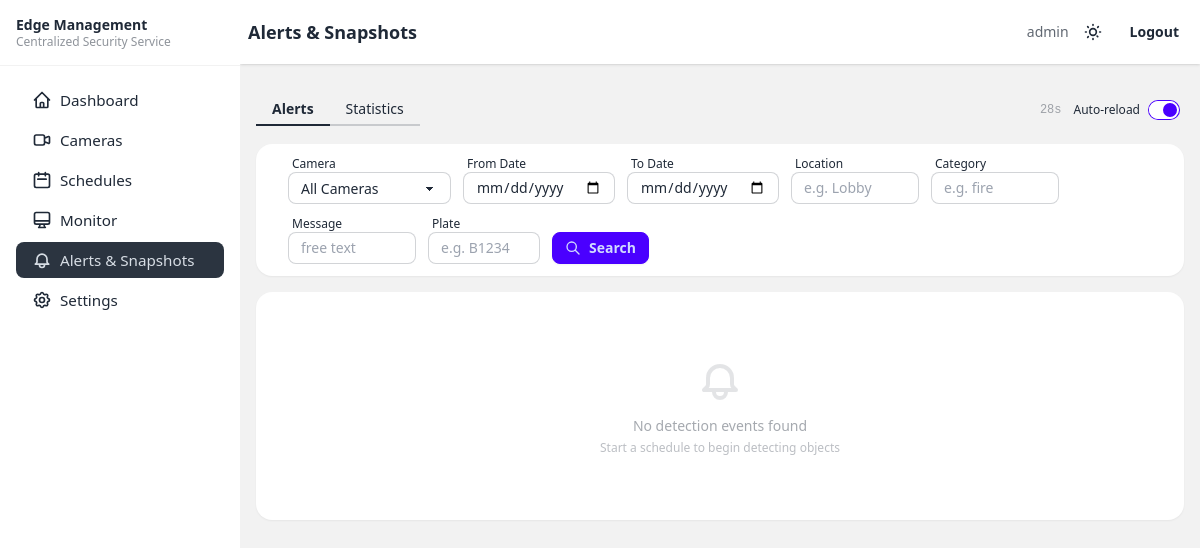
The page /alerts/ (signed in) on the database its author committed.
### app/models.py (models this page shows)
class User(AbstractUser):
    ROLES = [('admin', 'Admin'), ('operator', 'Operator'), ('viewer', 'Viewer')]
    role = models.CharField(max_length=20, choices=ROLES, default='viewer')

class SiteConfig(models.Model):
    company_name = models.CharField(max_length=200, default='My Company')
    app_name     = models.CharField(max_length=200, default='SOCA Dashboard')
    company_logo = models.FileField(upload_to='logos/', blank=True)
    logo_height  = models.PositiveIntegerField(default=40, help_text='Logo height in pixels')
    class Meta:
        verbose_name = 'Site Config'
    @classmethod
    def get(cls):
        obj, _ = cls.objects.get_or_create(pk=1)
        return obj

### app/views.py (the view, shortened to what this page needs)
# urls.py: path("alerts/", views.alerts, name="alerts"),
@login_required
def alerts(request):
    db_path = settings.ENGINE_DB_PATH
    camera_filter   = request.GET.get("camera", "")
    date_from       = request.GET.get("date_from", "")
    date_to         = request.GET.get("date_to", "")
    location_filter = request.GET.get("location", "")
    category_filter = request.GET.get("category", "")
    message_filter  = request.GET.get("message", "")
    plate_filter    = request.GET.get("plate", "")
    page = int(request.GET.get("page", 1))
    per_page = 20
    offset = (page - 1) * per_page
    events = []
    total = 0
    cameras_list = Camera.objects.values_list("name", flat=True)
    total_pages = max(1, (total + per_page - 1) // per_page)
    return render(request, "alerts/list.html", {
        "events": events,
        "cameras_list": cameras_list,
        "camera_filter": camera_filter,
        "date_from": date_from,
        "date_to": date_to,
        "location_filter": location_filter,
        "category_filter": category_filter,
        "message_filter": message_filter,
        "plate_filter": plate_filter,
        "page": page,
        "total_pages": total_pages,
        "total": total,
    })

### app/context_processors.py (called while the page is built)
def site_config(request):
    return {'site_config': SiteConfig.get()}

### templates/alerts/list.html (shortened to what this page needs)
{% extends "base.html" %}
{% block page_title %}Alerts &amp; Snapshots{% endblock %}
{% block content %}
<div class="space-y-4">
  <div class="flex items-center justify-between">
    <div class="tabs tabs-bordered">
      <a href="{% url 'alerts' %}?camera={{ camera_filter }}&date_from={{ date_from }}&date_to={{ date_to }}&location={{ location_filter }}&category={{ category_filter }}&message={{ message_filter }}&plate={{ plate_filter }}"
         class="tab tab-active font-semibold">Alerts</a>
      <a href="{% url 'alerts_stats' %}?camera={{ camera_filter }}&date_from={{ date_from }}&date_to={{ date_to }}&location={{ location_filter }}&category={{ category_filter }}&message={{ message_filter }}&plate={{ plate_filter }}"
         class="tab">Statistics</a>
    </div>
    <div class="flex items-center gap-2">
      <span id="reload-countdown" class="text-xs text-base-content/40 font-mono hidden"></span>
      <label class="label cursor-pointer gap-2">
        <span class="label-text text-xs">Auto-reload</span>
        <input type="checkbox" id="auto-reload-toggle" class="toggle toggle-sm toggle-primary" checked />
      </label>
    </div>
  </div>
  <div class="card bg-base-100 shadow-sm">
    <div class="card-body py-3">
      <form method="get" action="">
        <div class="flex flex-wrap gap-3 items-end">
          <div class="form-control">
            <label class="label py-0"><span class="label-text text-xs">Camera</span></label>
            <select name="camera" class="select select-bordered select-sm">
              <option value="">All Cameras</option>
            </select>
          </div>
          <div class="form-control">
            <label class="label py-0"><span class="label-text text-xs">From Date</span></label>
            <input type="date" name="date_from" value="{{ date_from }}" class="input input-bordered input-sm" />
          </div>
          <div class="form-control">
            <label class="label py-0"><span class="label-text text-xs">To Date</span></label>
            <input type="date" name="date_to" value="{{ date_to }}" class="input input-bordered input-sm" />
          </div>
          <div class="form-control">
            <label class="label py-0"><span class="label-text text-xs">Location</span></label>
            <input type="text" name="location" value="{{ location_filter }}" placeholder="e.g. Lobby" class="input input-bordered input-sm w-32" />
          </div>
          <div class="form-control">
            <label class="label py-0"><span class="label-text text-xs">Category</span></label>
            <input type="text" name="category" value="{{ category_filter }}" placeholder="e.g. fire" class="input input-bordered input-sm w-32" />
          </div>
          <div class="form-control">
            <label class="label py-0"><span class="label-text text-xs">Message</span></label>
            <input type="text" name="message" value="{{ message_filter }}" placeholder="free text" class="input input-bordered input-sm w-32" />
          </div>
          <div class="form-control">
            <label class="label py-0"><span class="label-text text-xs">Plate</span></label>
            <input type="text" name="plate" value="{{ plate_filter }}" placeholder="e.g. B1234" class="input input-bordered input-sm w-28" />
          </div>
          <button type="submit" class="btn btn-primary btn-sm">
            <svg xmlns="http://www.w3.org/2000/svg" class="h-4 w-4" fill="none" viewBox="0 0 24 24" stroke="currentColor">
              <path stroke-linecap="round" stroke-linejoin="round" stroke-width="2" d="M21 21l-6-6m2-5a7 7 0 11-14 0 7 7 0 0114 0z" />
            </svg>
            Search
          </button>
        </div>
      </form>
    </div>
  </div>
  <div class="card bg-base-100 shadow-sm">
    <div class="card-body p-0">
      {% if events %}
      <div class="overflow-x-auto">
        <table class="table">
          <thead class="bg-base-200/60">
            <tr>
              <th class="whitespace-nowrap text-xs font-semibold text-base-content/60">Timestamp (GMT+7)</th>
              <th class="text-xs font-semibold text-base-content/60">Camera</th>
              <th class="text-xs font-semibold text-base-content/60">Category</th>
              <th class="text-xs font-semibold text-base-content/60">Message</th>
              <th class="text-center text-xs font-semibold text-base-content/60">Det.</th>
              <th class="text-center text-xs font-semibold text-base-content/60">In ROI</th>
              <th class="text-xs font-semibold text-base-content/60">Violations</th>
              <th class="text-center text-xs font-semibold text-base-content/60">Count</th>
              <th class="text-xs font-semibold text-base-content/60">Plates</th>
              <th class="text-xs font-semibold text-base-content/60">Snapshot</th>
            </tr>
          </thead>
          <tbody>
            {% for ev in events %}
            <tr class="hover border-b border-base-200">
              <td class="font-mono text-xs whitespace-nowrap text-base-content/70">{{ ev.timestamp }}</td>
              <td class="text-sm font-medium">{{ ev.camera_name }}</td>
              <td>
                {% if ev.alert_category %}
                {% with cat=ev.alert_category|lower %}
                <span class="badge badge-sm
                  {% if 'fire' in cat or 'smoke' in cat %}badge-error
                  {% elif 'intrusion' in cat or 'trespass' in cat %}badge-warning
                  {% elif 'crowd' in cat %}badge-accent
                  {% elif 'lpr' in cat or 'plate' in cat %}badge-secondary
                  {% else %}badge-info{% endif %}">{{ ev.alert_category }}</span>
                {% endwith %}
                {% else %}
                <span class="text-base-content/30 text-xs">—</span>
                {% endif %}
              </td>
              <td class="text-sm max-w-xs text-base-content/70">
                {{ ev.snapshot_message|default:"—" }}
              </td>
              <td class="text-center text-sm font-mono">{{ ev.detection_count }}</td>
              <td class="text-center">
                <span class="badge badge-sm {% if ev.in_roi_count > 0 %}badge-warning{% else %}badge-ghost{% endif %}">{{ ev.in_roi_count }}</span>
              </td>
              <td class="text-xs">
                {% if ev.cls_name_summary %}
                  {% for cls_name, cnt in ev.cls_name_summary.items %}
                  <span class="inline-block font-mono text-warning mr-1">{{ cnt }} {{ cls_name }}</span>
                  {% endfor %}
                {% else %}
                  <span class="text-base-content/30">—</span>
                {% endif %}
              </td>
              <td class="text-center">
                {% if ev.crowd_count > 0 %}
                  <span class="badge badge-error badge-sm" title="Crowd: {{ ev.crowd_count }} in ROI">&#x25CF; {{ ev.crowd_count }}</span>
                {% else %}{% with crossings=ev.crossing_counts %}
                  {% if crossings %}
                    {% for rule_name, cnt in crossings.items %}
                    <div class="text-xs whitespace-nowrap">
                      <span class="text-base-content/40">&#x2194;</span>
                      <span class="text-success font-mono font-semibold">{{ cnt.in }}</span>
                      <span class="text-base-content/30">/</span>
                      <span class="text-error font-mono font-semibold">{{ cnt.out }}</span>
                    </div>
                    {% endfor %}
                  {% else %}
                    <span class="text-base-content/30 text-xs">—</span>
                  {% endif %}
                {% endwith %}{% endif %}
              </td>
              <td class="text-xs">
                {% if ev.lpr_plates %}
                  {% for plate in ev.lpr_plates %}
                  <div class="mb-0.5">
                    <span class="badge badge-outline badge-sm font-mono">{{ plate.plate_number }}</span>
                    <span class="text-base-content/40 ml-1 text-xs">exp {{ plate.plate_expiry|default:"—" }}</span>
                  </div>
                  {% endfor %}
                {% else %}
                <span class="text-base-content/30">—</span>
                {% endif %}
              </td>
              <td>
                {% if ev.snapshot_path %}
                <a href="{% url 'snapshot_image' ev.snapshot_path %}"
                   onclick="window.open(this.href,'snapshot_pop','width=960,height=720,resizable=yes,scrollbars=yes,toolbar=no,menubar=no,status=no'); return false;"
                   class="block hover:opacity-80 transition-opacity"
                   title="{{ ev.snapshot_message }}">
                  <img src="{% url 'snapshot_image' ev.snapshot_path %}"
                    alt="snapshot"
                    class="rounded-md border border-base-300 object-cover"
                    style="width:96px;height:72px;"
                    loading="lazy"
                    onerror="this.parentElement.innerHTML='<span class=\'text-base-content/30 text-xs\'>no image</span>'" />
                </a>
                {% else %}
                <span class="text-base-content/30 text-xs">—</span>
                {% endif %}
              </td>
            </tr>
            {% endfor %}
          </tbody>
        </table>
      </div>
      {% if total_pages > 1 %}
      <div class="flex justify-center p-4 border-t border-base-200">
        <div class="join">
          {% if page > 1 %}
          <a href="?camera={{ camera_filter }}&date_from={{ date_from }}&date_to={{ date_to }}&location={{ location_filter }}&category={{ category_filter }}&message={{ message_filter }}&plate={{ plate_filter }}&page={{ page|add:'-1' }}" class="join-item btn btn-sm">«</a>
          {% else %}
          <button class="join-item btn btn-sm" disabled>«</button>
          {% endif %}
          <button class="join-item btn btn-sm btn-active">{{ page }} / {{ total_pages }}</button>
          {% if page < total_pages %}
          <a href="?camera={{ camera_filter }}&date_from={{ date_from }}&date_to={{ date_to }}&location={{ location_filter }}&category={{ category_filter }}&message={{ message_filter }}&plate={{ plate_filter }}&page={{ page|add:'1' }}" class="join-item btn btn-sm">»</a>
          {% else %}
          <button class="join-item btn btn-sm" disabled>»</button>
          {% endif %}
        </div>
      </div>
      {% endif %}
      {% else %}
      <div class="text-center py-16 text-base-content/40">
        <p class="text-sm">No detection events found</p>
        <p class="text-xs mt-1 text-base-content/30">Start a schedule to begin detecting objects</p>
      </div>
      {% endif %}
    </div>
  </div>
</div>
{% endblock %}

### templates/base.html (shortened to what this page needs)
<!DOCTYPE html>
<html lang="en" id="html-root" data-theme="light">
<head>
  <link href="https://cdn.jsdelivr.net/npm/daisyui@4.12.10/dist/full.min.css" rel="stylesheet" />
  <script src="https://cdn.tailwindcss.com"></script>
</head>
<body class="bg-base-200 min-h-screen">
  <div class="drawer lg:drawer-open">
    <div class="drawer-content flex flex-col">
      <div class="navbar bg-base-100 shadow sticky top-0 z-10">
        <div class="flex-1"><span class="text-lg font-semibold">{% block page_title %}SOCA Admin{% endblock %}</span></div>
        <div class="flex-none gap-2 flex items-center">
          <span class="text-sm opacity-70">{{ request.user.username }}</span>
          <button onclick="toggleTheme()" class="btn btn-ghost btn-sm btn-circle" title="Toggle theme">
          </button>
          <form method="post" action="{% url 'logout' %}">{% csrf_token %}
            <button class="btn btn-ghost btn-sm">Logout</button>
          </form>
        </div>
      </div>
      <div class="px-4 pt-3">
      </div>
      <main class="p-4 flex-1">{% block content %}{% endblock %}</main>
    </div>
    <div class="drawer-side z-20">
      <div class="w-60 min-h-full bg-base-100 flex flex-col">
        <div class="p-4 border-b border-base-200">
          <div class="text-sm font-bold leading-tight">{{ site_config.app_name }}</div>
          <div class="text-xs opacity-50 leading-tight">{{ site_config.company_name }}</div>
        </div>
      <ul class="menu p-4 flex-1 text-base-content gap-1">
        <li>
          <a href="{% url 'dashboard' %}" class="{% if request.resolver_match.url_name == 'dashboard' %}active{% endif %}">
            Dashboard
          </a>
        </li>
        {% if request.user.role in 'admin,operator' %}
        <li>
          <a href="{% url 'camera_list' %}" class="{% if 'camera' in request.resolver_match.url_name %}active{% endif %}">
            Cameras
          </a>
        </li>
        <li>
          <a href="{% url 'schedule_list' %}" class="{% if 'schedule' in request.resolver_match.url_name %}active{% endif %}">
            <svg xmlns="http://www.w3.org/2000/svg" class="h-5 w-5" fill="none" viewBox="0 0 24 24" stroke="currentColor">
              <path stroke-linecap="round" stroke-linejoin="round" stroke-width="2" d="M8 7V3m8 4V3m-9 8h10M5 21h14a2 2 0 002-2V7a2 2 0 00-2-2H5a2 2 0 00-2 2v12a2 2 0 002 2z" />
            </svg>
            Schedules
          </a>
        </li>
        {% endif %}
        <li>
          <a href="{% url 'monitor' %}" class="{% if request.resolver_match.url_name == 'monitor' %}active{% endif %}">
            <svg xmlns="http://www.w3.org/2000/svg" class="h-5 w-5" fill="none" viewBox="0 0 24 24" stroke="currentColor">
              <path stroke-linecap="round" stroke-linejoin="round" stroke-width="2" d="M9.75 17L9 20l-1 1h8l-1-1-.75-3M3 13h18M5 17h14a2 2 0 002-2V5a2 2 0 00-2-2H5a2 2 0 00-2 2v10a2 2 0 002 2z" />
            </svg>
            Monitor
          </a>
        </li>
        <li>
          <a href="{% url 'alerts' %}" class="{% if 'alert' in request.resolver_match.url_name %}active{% endif %}">
            Alerts &amp; Snapshots
          </a>
        </li>
        {% if request.user.role == 'admin' %}
        <li>
          <a href="{% url 'settings' %}" class="{% if 'setting' in request.resolver_match.url_name or 'user' in request.resolver_match.url_name or 'edge' in request.resolver_match.url_name %}active{% endif %}">
            Settings
          </a>
        </li>
        {% endif %}
      </ul>
      </div>
    </div>
  </div>
</body>
</html>

### templates/base.html (style rules this page uses)
html { font-size: 16px; }
.menu { font-size: 0.95rem; }

### rows shown on the page
User: user.username "admin"
SiteConfig: app_name "Edge Management", company_name "Centralized Security Service"
